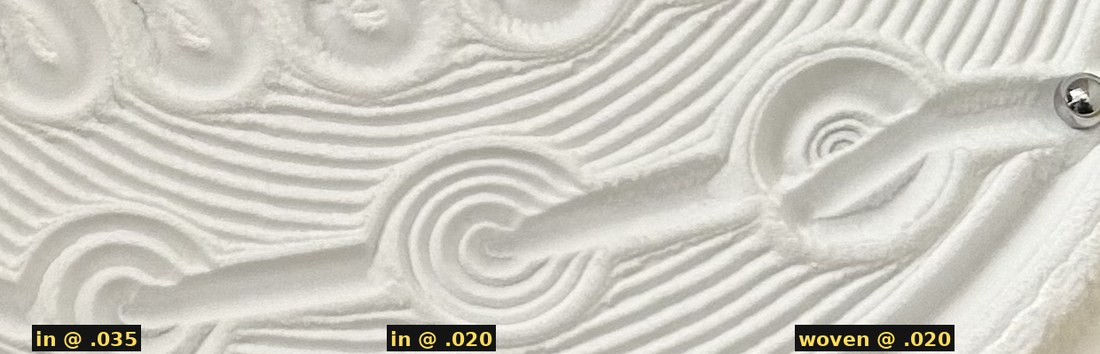
#> input picture plumb/figs/coals.jpg, 1100 x 354 px
$ python -i photofit.py   (imports and definitions only)
#> lines starting #> are read from the running program, lines starting #| are printed output that depends on the picture
#> further down, picture is the input picture: PIL image 1100x354 RGB; mean R, G, B 204.6, 202.1, 193.4
"""
photofit.py — register a phone photograph of the table to the .thr that drew it.

This is how the round-1 bench photos were read. The model is:

    proof (theta, rho)  --offset map-->  true table point  --homography-->  photo pixel
                         r = rho + C                        8 parameters: camera tilt,
                         (units of K)                       rotation, scale, position

The homography is seeded from a handful of hand-picked anchors (ball, ticks,
corners: points whose proof coordinates you know) and then refined so the
drawn path sits on the grooves (band-pass "groove energy" sampled along the
path). With C free it also measures the offset: round 1 gave C ~ 0.14 on every
sheet where the anchors spanned the field.

Typical use (see plumb/FINDINGS.md for the round-1 anchors):

    from photofit import *
    anchors = [((0, 0), (686, 582)),              # proof xy -> photo px (1400-px-wide copy)
               (polar(0.97, 78), (669, 200)), ...]
    H, c = fit('Tests/Test1Top.jpg', 'bench-1-gauge.thr', anchors, c0=0.14, fit_c=True)
    overlay('Tests/Test1Top.jpg', 'bench-1-gauge.thr', H, c, 'overlay.jpg')
    to_proof('Tests/Test1Top.jpg', H, c, 'rectified.jpg')   # the photo in the proof's frame

Photo coordinates are always in a copy of the photo scaled so its longer
side is 1400 px (exif-rotated). Proof coordinates are the app-preview frame:
x = -rho*cos(theta), y = rho*sin(theta), y up.
Standard library + numpy, scipy, Pillow.
"""
import math
import numpy as np
from PIL import Image, ImageOps, ImageDraw
from scipy.ndimage import gaussian_filter, map_coordinates
from scipy.optimize import minimize

BASE = 1400


# [10 lines left out: functions polar, photo, not called in this run]


def energy(im, s1=5, s2=14):
    """band-pass magnitude at groove scale: high on trough walls, low on the fine clear rings."""
#> called with s1 = 5, s2 = 14
    G = np.asarray(im.convert("L"), float)
    D = gaussian_filter(G, s1) - gaussian_filter(G, s2)
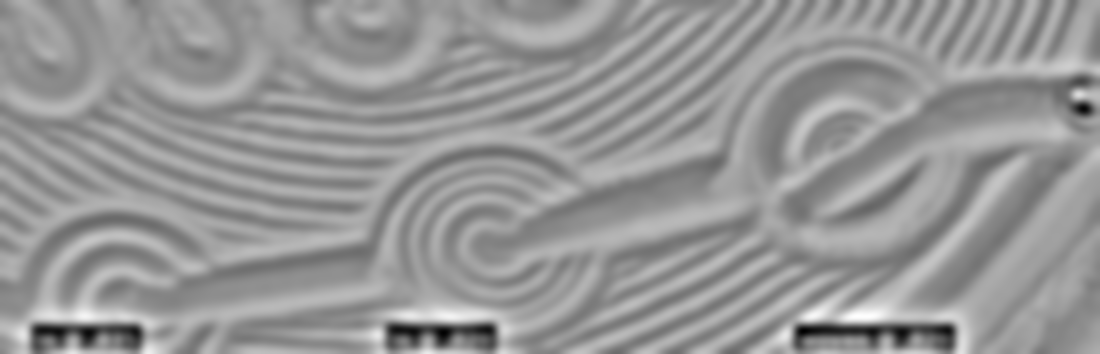
#> D: shape (354, 1100) float64; min -70.98, max 48.86, mean 0; drawn with min black and max white
    E = gaussian_filter(np.abs(D), 4)
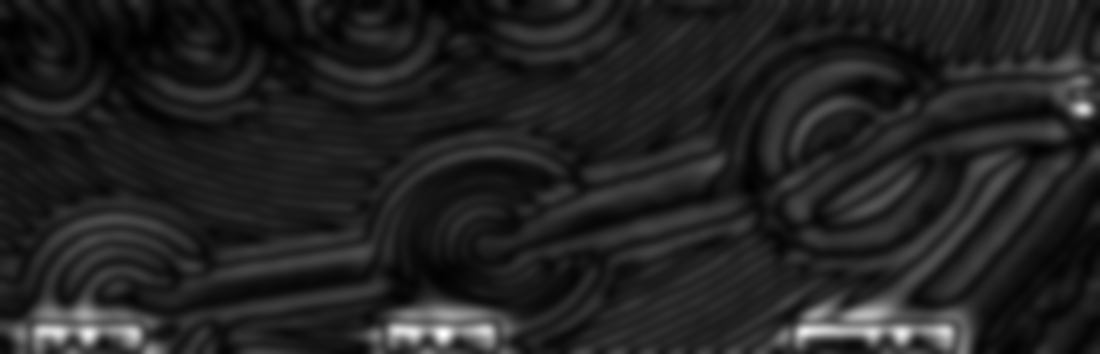
#> E: shape (354, 1100) float64; min 0.447, max 56.61, mean 8.2; drawn with min black and max white
    return E / np.percentile(E, 99)


# [23 lines left out: functions read_thr, path_xy, warp, not called in this run]


def apply(H, P):
    X = np.c_[P, np.ones(len(P))] @ H.T
    return X[:, :2] / X[:, 2:3]


# [60 lines left out: functions dlt, _anchor_true, fit, overlay, to_proof, not called in this run]

>>> from PIL import Image
>>> picture = Image.open('figs/coals.jpg')
>>> result = energy(picture)

$ run again, on plumb/figs/coils_side.jpg
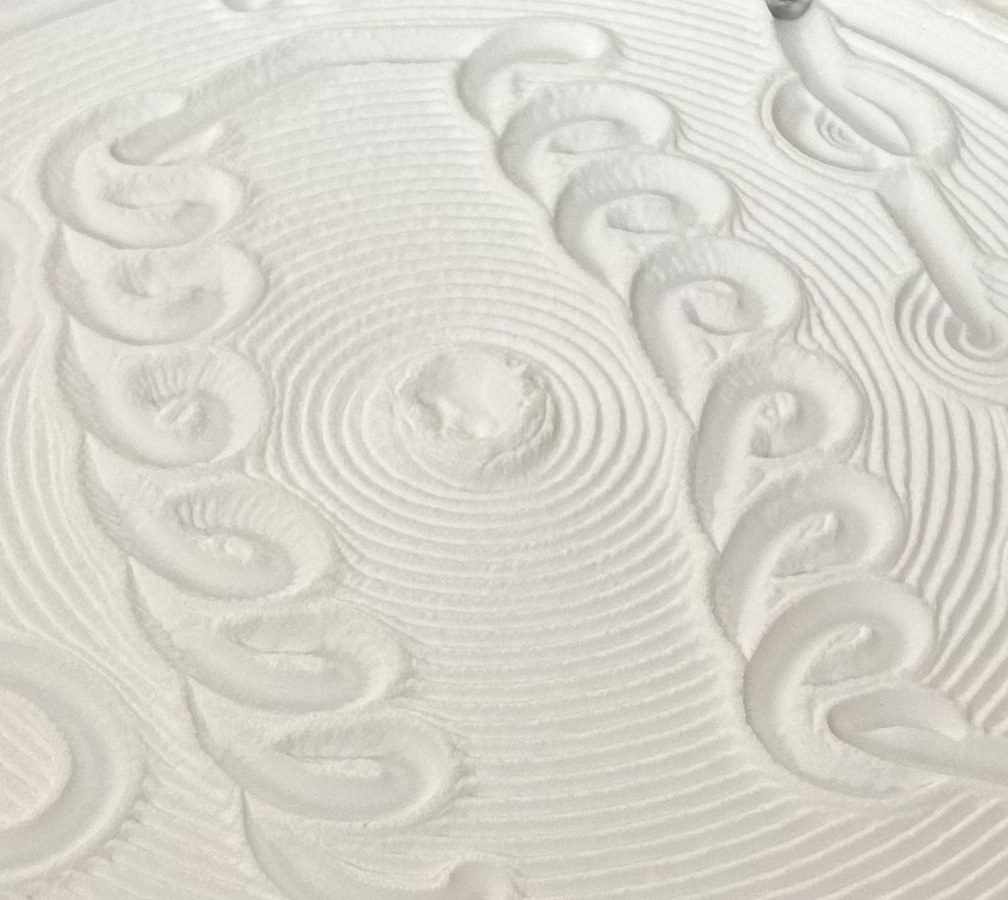
#> input picture plumb/figs/coils_side.jpg, 1008 x 900 px
#> picture is the input picture: PIL image 1008x900 RGB; mean R, G, B 217.3, 214.2, 205.6
#> in energy, `D = gaussian_filter(G, s1) - gaussian_filter(G, s2)`:
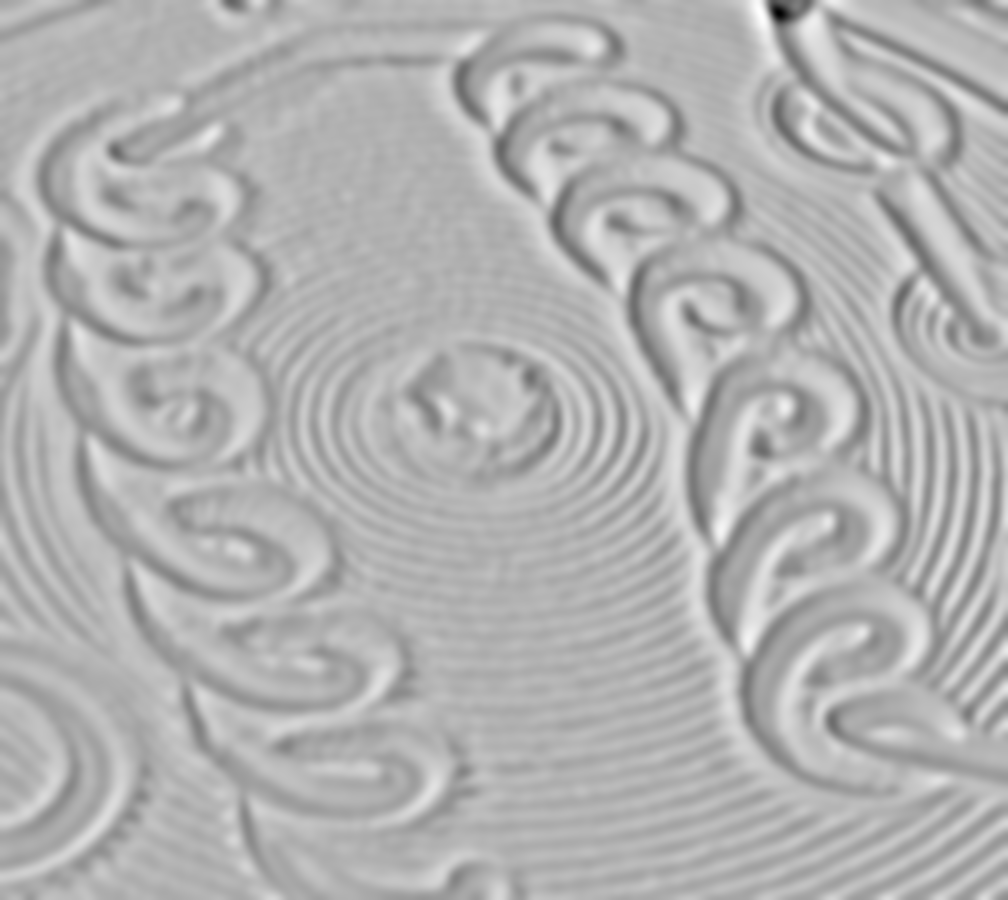
#> D: shape (900, 1008) float64; min -43.89, max 19.03, mean 6.09e-15; drawn with min black and max white
#> in energy, `E = gaussian_filter(np.abs(D), 4)`:
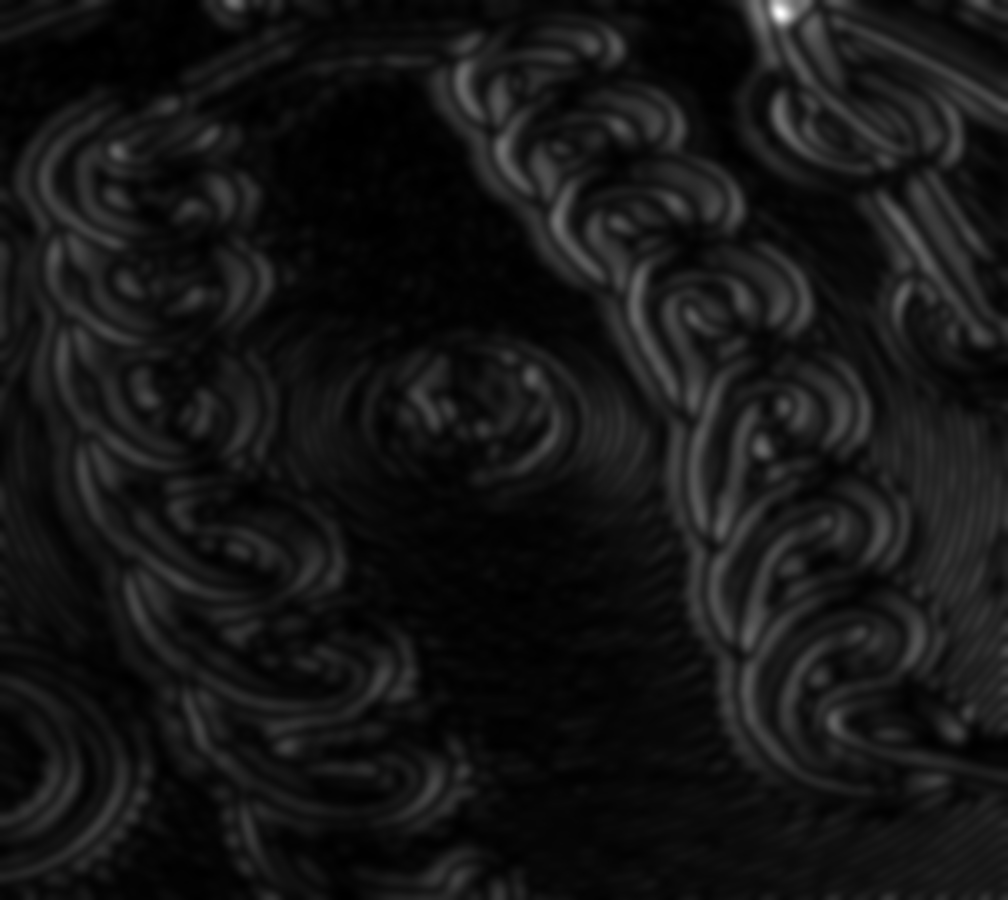
#> E: shape (900, 1008) float64; min 0.151, max 35.58, mean 3.2; drawn with min black and max white

$ run again, on plumb/figs/coils_top.jpg
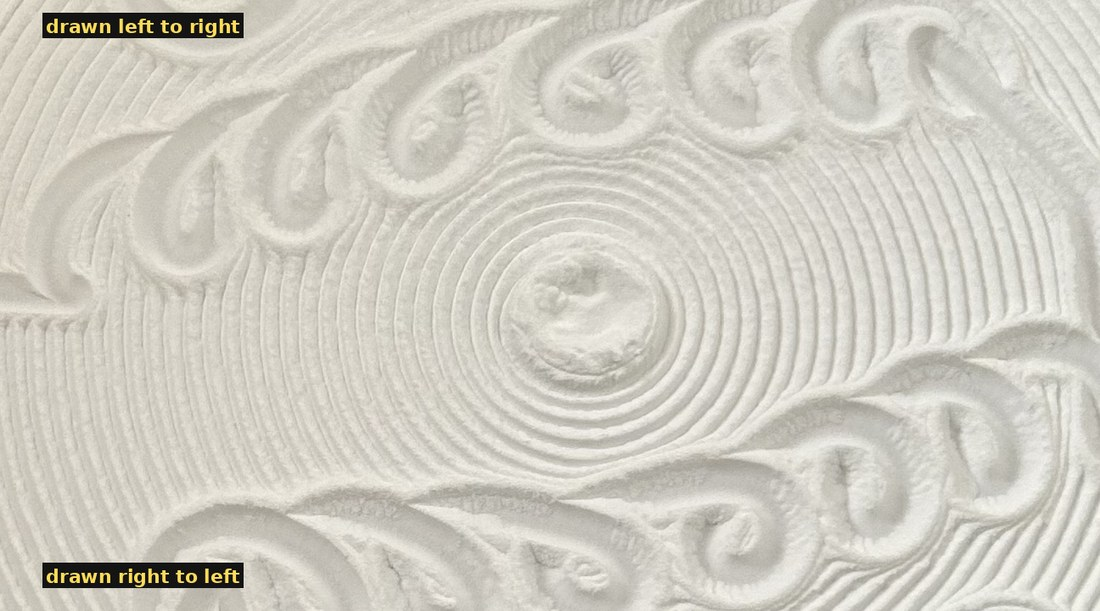
#> input picture plumb/figs/coils_top.jpg, 1100 x 611 px
#> picture is the input picture: PIL image 1100x611 RGB; mean R, G, B 208, 205, 195
#> in energy, `D = gaussian_filter(G, s1) - gaussian_filter(G, s2)`:
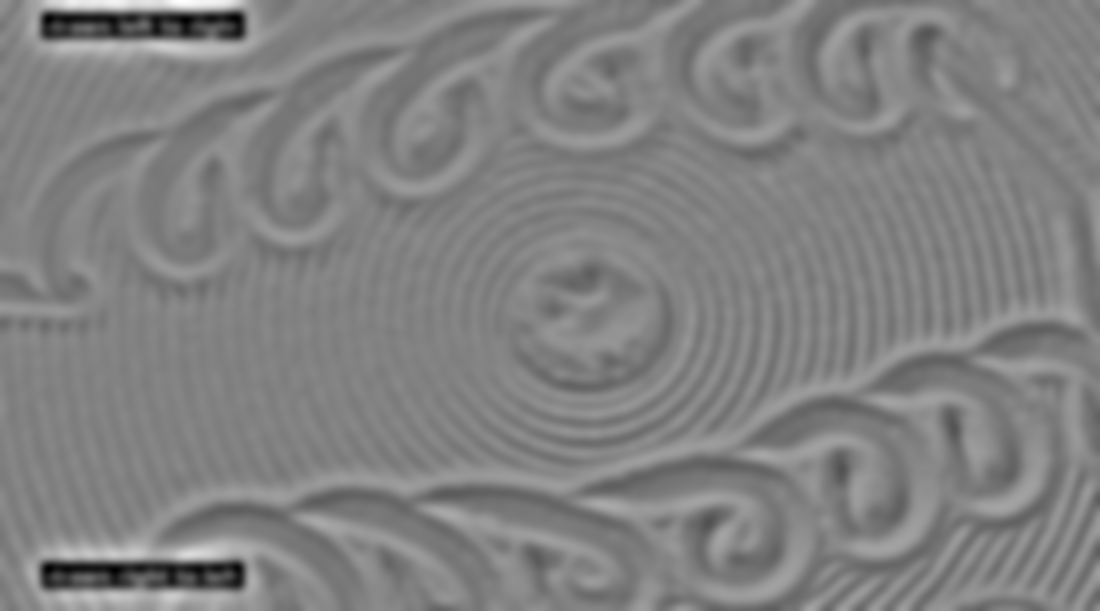
#> D: shape (611, 1100) float64; min -68.86, max 66.31, mean 0; drawn with min black and max white
#> in energy, `E = gaussian_filter(np.abs(D), 4)`:
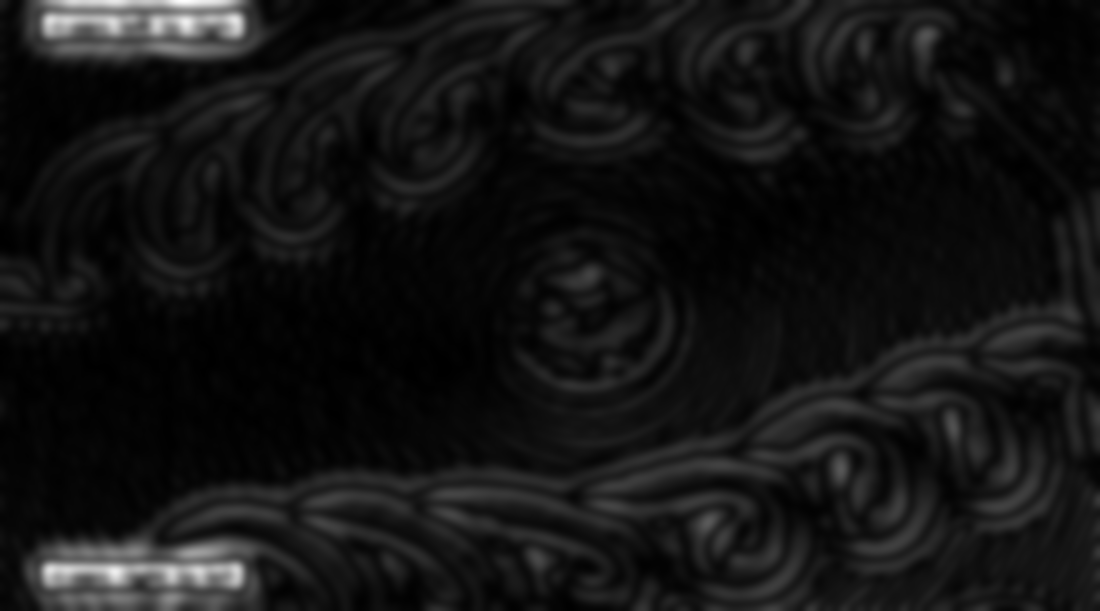
#> E: shape (611, 1100) float64; min 0.265, max 60.2, mean 5.1; drawn with min black and max white
